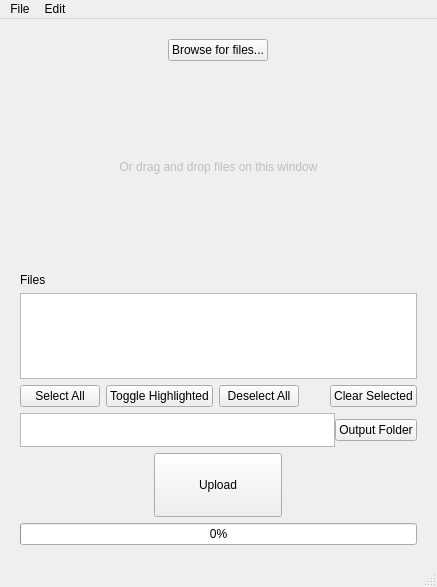
<?xml version="1.0" encoding="UTF-8"?>
<ui version="4.0">
 <class>MainWindow</class>
 <widget class="QMainWindow" name="MainWindow">
  <property name="geometry">
   <rect>
    <x>0</x>
    <y>0</y>
    <width>437</width>
    <height>587</height>
   </rect>
  </property>
  <property name="acceptDrops">
   <bool>true</bool>
  </property>
  <property name="windowTitle">
   <string>MainWindow</string>
  </property>
  <widget class="QWidget" name="centralwidget">
   <property name="acceptDrops">
    <bool>true</bool>
   </property>
   <property name="accessibleName">
    <string>Central Widget</string>
   </property>
   <property name="layoutDirection">
    <enum>Qt::LeftToRight</enum>
   </property>
   <layout class="QVBoxLayout" name="verticalLayout_3">
    <property name="leftMargin">
     <number>20</number>
    </property>
    <property name="topMargin">
     <number>20</number>
    </property>
    <property name="rightMargin">
     <number>20</number>
    </property>
    <property name="bottomMargin">
     <number>20</number>
    </property>
    <item>
     <layout class="QVBoxLayout" name="InputArea">
      <item alignment="Qt::AlignHCenter">
       <widget class="QPushButton" name="button_inputFiles">
        <property name="sizePolicy">
         <sizepolicy hsizetype="Maximum" vsizetype="Fixed">
          <horstretch>0</horstretch>
          <verstretch>0</verstretch>
         </sizepolicy>
        </property>
        <property name="text">
         <string>Browse for files...</string>
        </property>
       </widget>
      </item>
      <item>
       <widget class="QPushButton" name="dragArea">
        <property name="enabled">
         <bool>false</bool>
        </property>
        <property name="minimumSize">
         <size>
          <width>0</width>
          <height>200</height>
         </size>
        </property>
        <property name="acceptDrops">
         <bool>true</bool>
        </property>
        <property name="accessibleName">
         <string>Drag Area</string>
        </property>
        <property name="text">
         <string>Or drag and drop files on this window</string>
        </property>
        <property name="flat">
         <bool>true</bool>
        </property>
       </widget>
      </item>
      <item>
       <widget class="QLabel" name="label">
        <property name="text">
         <string>Files</string>
        </property>
       </widget>
      </item>
      <item>
       <widget class="QListWidget" name="list_filenames">
        <property name="acceptDrops">
         <bool>true</bool>
        </property>
        <property name="dragDropMode">
         <enum>QAbstractItemView::DragDrop</enum>
        </property>
        <property name="defaultDropAction">
         <enum>Qt::IgnoreAction</enum>
        </property>
        <property name="selectionMode">
         <enum>QAbstractItemView::ExtendedSelection</enum>
        </property>
       </widget>
      </item>
      <item>
       <layout class="QHBoxLayout" name="horizontalLayout_2">
        <item>
         <widget class="QPushButton" name="button_selectAll">
          <property name="text">
           <string>Select All</string>
          </property>
         </widget>
        </item>
        <item>
         <widget class="QPushButton" name="button_toggleHighlighted">
          <property name="text">
           <string>Toggle Highlighted</string>
          </property>
         </widget>
        </item>
        <item>
         <widget class="QPushButton" name="button_deselectAll">
          <property name="text">
           <string>Deselect All</string>
          </property>
         </widget>
        </item>
        <item>
         <spacer name="horizontalSpacer">
          <property name="orientation">
           <enum>Qt::Horizontal</enum>
          </property>
          <property name="sizeHint" stdset="0">
           <size>
            <width>40</width>
            <height>20</height>
           </size>
          </property>
         </spacer>
        </item>
        <item>
         <widget class="QPushButton" name="button_clearSelected">
          <property name="text">
           <string>Clear Selected</string>
          </property>
         </widget>
        </item>
       </layout>
      </item>
     </layout>
    </item>
    <item>
     <layout class="QVBoxLayout" name="OutputArea">
      <item>
       <layout class="QVBoxLayout" name="verticalLayout">
        <property name="rightMargin">
         <number>0</number>
        </property>
        <property name="bottomMargin">
         <number>0</number>
        </property>
        <item>
         <layout class="QHBoxLayout" name="horizontalLayout">
          <property name="spacing">
           <number>0</number>
          </property>
          <item>
           <widget class="QPlainTextEdit" name="text_outputFolder">
            <property name="sizePolicy">
             <sizepolicy hsizetype="Expanding" vsizetype="Fixed">
              <horstretch>0</horstretch>
              <verstretch>0</verstretch>
             </sizepolicy>
            </property>
            <property name="maximumSize">
             <size>
              <width>16777215</width>
              <height>34</height>
             </size>
            </property>
            <property name="verticalScrollBarPolicy">
             <enum>Qt::ScrollBarAlwaysOff</enum>
            </property>
            <property name="readOnly">
             <bool>false</bool>
            </property>
           </widget>
          </item>
          <item>
           <widget class="QPushButton" name="button_outputFolder">
            <property name="text">
             <string>Output Folder</string>
            </property>
           </widget>
          </item>
         </layout>
        </item>
        <item alignment="Qt::AlignHCenter">
         <widget class="QPushButton" name="button_go">
          <property name="sizePolicy">
           <sizepolicy hsizetype="Preferred" vsizetype="Preferred">
            <horstretch>0</horstretch>
            <verstretch>0</verstretch>
           </sizepolicy>
          </property>
          <property name="minimumSize">
           <size>
            <width>128</width>
            <height>64</height>
           </size>
          </property>
          <property name="styleSheet">
           <string notr="true"/>
          </property>
          <property name="text">
           <string>Upload</string>
          </property>
          <property name="checkable">
           <bool>false</bool>
          </property>
         </widget>
        </item>
       </layout>
      </item>
     </layout>
    </item>
    <item>
     <widget class="QProgressBar" name="progressBar">
      <property name="value">
       <number>0</number>
      </property>
     </widget>
    </item>
   </layout>
  </widget>
  <widget class="QMenuBar" name="menubar">
   <property name="geometry">
    <rect>
     <x>0</x>
     <y>0</y>
     <width>437</width>
     <height>18</height>
    </rect>
   </property>
   <widget class="QMenu" name="menuasdfas_df">
    <property name="title">
     <string>File</string>
    </property>
   </widget>
   <widget class="QMenu" name="menuEdit">
    <property name="title">
     <string>Edit</string>
    </property>
   </widget>
   <addaction name="menuasdfas_df"/>
   <addaction name="menuEdit"/>
  </widget>
  <widget class="QStatusBar" name="statusbar"/>
 </widget>
 <resources/>
 <connections/>
</ui>
